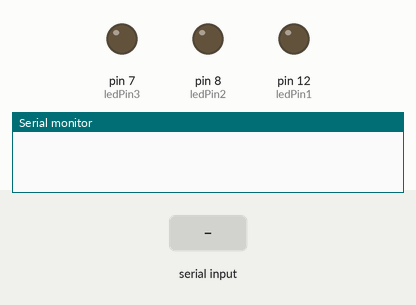
The sketch below on a simulated Arduino Uno, built with avr-gcc and run on an emulated ATmega328P. Parts: output pins drawn as LEDs (lit = HIGH), the last lines printed to the serial monitor. Inputs (shaded band) come from the test bench.

Above: at 1.2 s.
1.3 s: "vermelho" received over Serial
At 2.8 s:
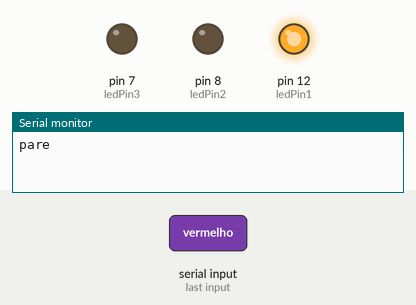
4.3 s: "amarelo" received over Serial
At 6.4 s:
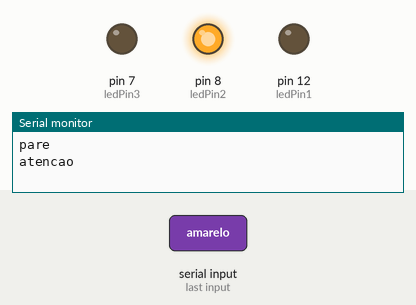
7.3 s: "verde" received over Serial
At 9.2 s:
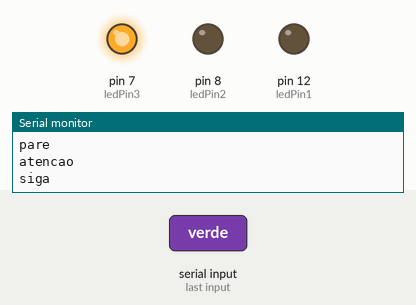
Timing chart, 0 to 11.0 s (numbered marks = the images above; inputs shaded):
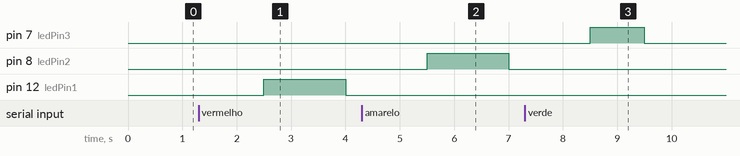

The sketch:

questao_31.ino
```cpp
// C++ code
//
int ledPin1 = 12, ledPin2 = 8, ledPin3 = 7;
String leituraSerial = "";

void setup()
{
  pinMode(ledPin1, OUTPUT);
  pinMode(ledPin2, OUTPUT);
  pinMode(ledPin3, OUTPUT);
  Serial.begin(9600);
}

void loop()
{
  leituraSerial = Serial.readString();
  //Serial.println(leituraSerial);
  if (leituraSerial == "vermelho") {
  	digitalWrite(ledPin1, HIGH);
    Serial.println("pare");
 	}else{
  	digitalWrite(ledPin1, LOW);

	}
  if (leituraSerial == "amarelo") {
  	digitalWrite(ledPin2, HIGH);
    Serial.println("atencao");
 	}else{
  	digitalWrite(ledPin2, LOW);

	}
  if (leituraSerial == "verde") {
  	digitalWrite(ledPin3, HIGH);
    Serial.println("siga");
 	}else{
  	digitalWrite(ledPin3, LOW);
  delay(500);
	}
}
```

Measured:
- after the input at 1.3 s, pin 12 (ledPin1): LOW → HIGH after 1.2 s, → LOW 1.5 s later
- after the input at 4.3 s, pin 8 (ledPin2): LOW → HIGH after 1.2 s, → LOW 1.5 s later
- after the input at 7.3 s, pin 7 (ledPin3): LOW → HIGH after 1.2 s, → LOW 1.0 s later
